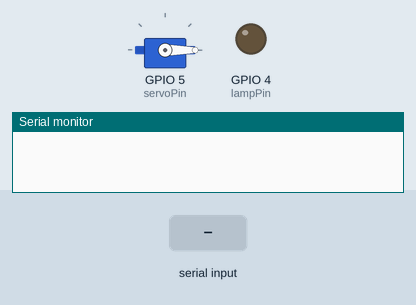
Recording of a sketch running on a simulated ESP32. Shown: servo, output pins drawn as LEDs (lit = HIGH), the last lines printed to the serial monitor. The inputs (shaded band) are chosen by the test bench.

Above: at 1.7 s.
1.8 s: "CMD:ON\n" received over the second serial link
At 3.0 s:
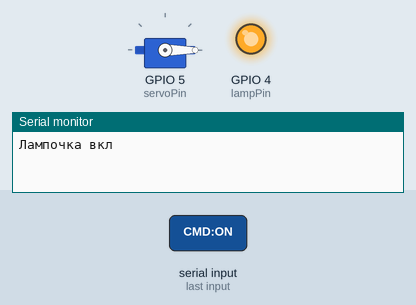
3.3 s: "CMD:FEED\n" received over the second serial link
At 4.3 s:
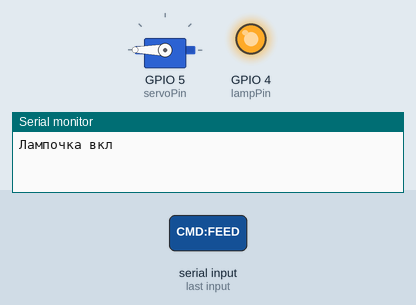
Timing chart, 0 to 6.8 s (numbered marks = the images above; inputs shaded):
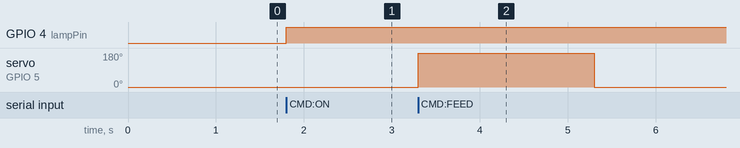

Measured:
- after the input at 1.8 s, GPIO 4 (lampPin): LOW → HIGH at once
- after the input at 3.3 s, servo on GPIO 5 (servoPin): 0° → 180° at once, → 0° 2.0 s later

The sketch:

sketch_smart_aqua_UNO.ino
```cpp
#include "SoftwareSerial.h"
#include <Servo.h>
#include <math.h>

SoftwareSerial ESP(2, 3);  // RX, TX для связи с ESP-01

// Лампочка
const int lampPin = 4;

// Сервопривод
Servo Servopriv;
const int servoPin = 5;

//Термистор
#define B 3950
#define SERIAL_R 4700
#define THERMISTOR_R 10000
#define NOMINAL_T 25
const byte tempPin = A0;

void setup() {

  Serial.begin(9600);
  ESP.begin(9600);
  delay(500);

  pinMode(lampPin, OUTPUT);
  digitalWrite(lampPin, LOW);

  Servopriv.attach(servoPin);
  Servopriv.write(0);
}

void loop() {

  if (ESP.available()) {

    String cmd = ESP.readStringUntil('\n');
    cmd.trim();


    if (cmd.startsWith("CMD:")) {

      if (cmd == "CMD:ON") {

        digitalWrite(lampPin, HIGH);
        Serial.println("Лампочка вкл");

      } else if (cmd == "CMD:OFF") {

        digitalWrite(lampPin, LOW);
        Serial.println("Лампочка выкл");

      } else if (cmd == "CMD:FEED") {

        Servopriv.write(180);
        delay(2000);
        Servopriv.write(0);
        Serial.println("Кормление");

      } else if (cmd == "CMD:TEMP") {

        int t = analogRead(tempPin);
        float tr = 1023.0 / t - 1;
        tr = SERIAL_R / tr;  // формула Стейнхарта–Харта
        float temperature = (1.0 / (log(tr / THERMISTOR_R) / B + 1.0 / (NOMINAL_T + 273.15))) - 273.15;

        ESP.println("TEMP:" + String(temperature, 1));  // отправка на ESP
        Serial.println(temperature);

      } else {

        Serial.println("Неизвестная команда: " + cmd);

      }
    } else {

      Serial.println("От ESP: " + cmd);

    }
  }
}
```
